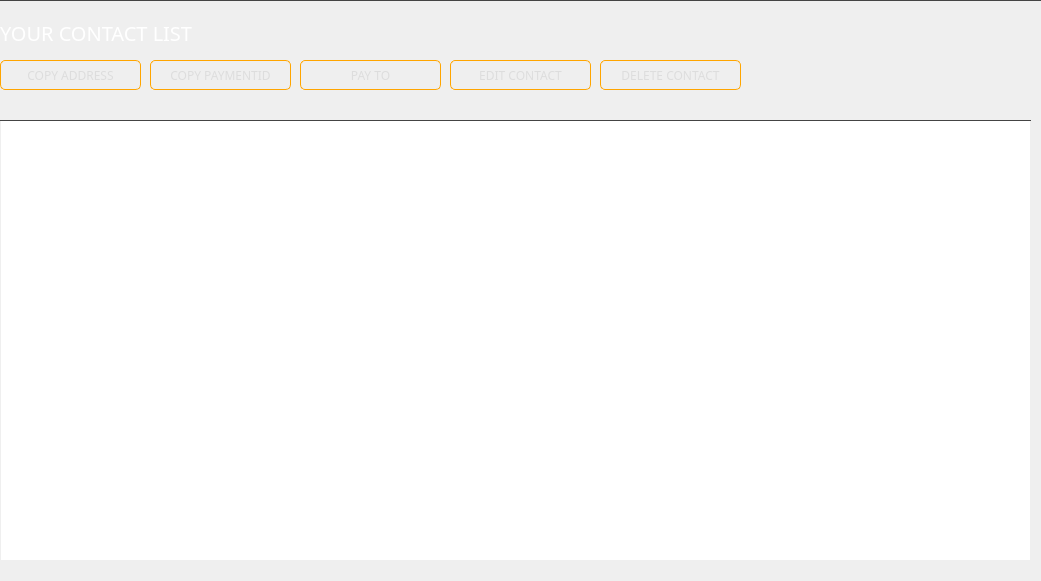
     <widget class="QGroupBox" name="addressBookBox">
      <property name="geometry">
       <rect>
        <x>210</x>
        <y>105</y>
        <width>1041</width>
        <height>581</height>
       </rect>
      </property>
      <property name="styleSheet">
       <string notr="true">border-top: 1px solid #444;</string>
      </property>
      <property name="title">
       <string/>
      </property>
      <widget class="QLabel" name="label_24">
       <property name="geometry">
        <rect>
         <x>0</x>
         <y>20</y>
         <width>241</width>
         <height>25</height>
        </rect>
       </property>
       <property name="font">
        <font>
         <family>Poppins</family>
         <pointsize>-1</pointsize>
        </font>
       </property>
       <property name="styleSheet">
        <string notr="true">color: #fff;
background: transparent;
font-size: 20px;
font-family: Poppins;
border: none;
text-align: left;
</string>
       </property>
       <property name="text">
        <string>YOUR CONTACT LIST</string>
       </property>
      </widget>
      <widget class="QTreeView" name="m_addressBookView">
       <property name="geometry">
        <rect>
         <x>0</x>
         <y>120</y>
         <width>1031</width>
         <height>441</height>
        </rect>
       </property>
       <property name="styleSheet">
        <string notr="true">QHeaderView::section {
	color: white;
	font-weight: bold;
	background-color: #282d31;
	font-family: 'Poppins';
    border-top: none;
	font-size: 14px;
 	border-bottom: 1px solid #444;
   	height: 37px;
}

QTreeView {
	font-family: 'Poppins';
border: none;
    color: #ccc;
font-size: 14px;
    height: 37px;
background-color: #282d31;
}

QTreeView::item {
	font-family: 'Poppins';
    color: #ccc;
	font-size: 14px;
    height: 37px;
}

QTreeView::branch:selected {
  background-color: orange;
font-size: 14px;
  color: black;
}

QWidget:item:selected {
	font-family: 'Poppins';
background-color: #555;
font-size: 14px;
  color: #ccc;
}

border: none;
font-size: 14px;
font-family: 'Poppins';
color: #ccc;
</string>
       </property>
       <property name="sizeAdjustPolicy">
        <enum>QAbstractScrollArea::AdjustToContents</enum>
       </property>
       <property name="alternatingRowColors">
        <bool>false</bool>
       </property>
       <property name="indentation">
        <number>0</number>
       </property>
       <property name="rootIsDecorated">
        <bool>false</bool>
       </property>
       <property name="sortingEnabled">
        <bool>true</bool>
       </property>
       <attribute name="headerDefaultSectionSize">
        <number>150</number>
       </attribute>
       <attribute name="headerStretchLastSection">
        <bool>false</bool>
       </attribute>
      </widget>
      <widget class="QPushButton" name="m_copyAddressButton_2">
       <property name="geometry">
        <rect>
         <x>0</x>
         <y>60</y>
         <width>141</width>
         <height>30</height>
        </rect>
       </property>
       <property name="font">
        <font>
         <family>Poppins</family>
         <pointsize>-1</pointsize>
        </font>
       </property>
       <property name="styleSheet">
        <string notr="true">color: #ddd; border: 1px solid orange; font-size: 12px; border-radius: 5px; font-family: 'Poppins';</string>
       </property>
       <property name="text">
        <string>COPY ADDRESS</string>
       </property>
      </widget>
      <widget class="QPushButton" name="m_copyPaymentIdButton">
       <property name="geometry">
        <rect>
         <x>150</x>
         <y>60</y>
         <width>141</width>
         <height>30</height>
        </rect>
       </property>
       <property name="font">
        <font>
         <family>Poppins</family>
         <pointsize>-1</pointsize>
        </font>
       </property>
       <property name="styleSheet">
        <string notr="true">color: #ddd; border: 1px solid orange; font-size: 12px; border-radius: 5px; font-family: 'Poppins';</string>
       </property>
       <property name="text">
        <string>COPY PAYMENTID</string>
       </property>
      </widget>
      <widget class="QPushButton" name="m_payToButton">
       <property name="geometry">
        <rect>
         <x>300</x>
         <y>60</y>
         <width>141</width>
         <height>30</height>
        </rect>
       </property>
       <property name="font">
        <font>
         <family>Poppins</family>
         <pointsize>-1</pointsize>
        </font>
       </property>
       <property name="styleSheet">
        <string notr="true">color: #ddd; border: 1px solid orange; font-size: 12px; border-radius: 5px; font-family: 'Poppins';</string>
       </property>
       <property name="text">
        <string>PAY TO</string>
       </property>
      </widget>
      <widget class="QPushButton" name="m_editAddressButton">
       <property name="geometry">
        <rect>
         <x>450</x>
         <y>60</y>
         <width>141</width>
         <height>30</height>
        </rect>
       </property>
       <property name="font">
        <font>
         <family>Poppins</family>
         <pointsize>-1</pointsize>
        </font>
       </property>
       <property name="styleSheet">
        <string notr="true">color: #ddd; border: 1px solid orange; font-size: 12px; border-radius: 5px; font-family: 'Poppins';</string>
       </property>
       <property name="text">
        <string>EDIT CONTACT</string>
       </property>
      </widget>
      <widget class="QPushButton" name="m_deleteAddressButton">
       <property name="geometry">
        <rect>
         <x>600</x>
         <y>60</y>
         <width>141</width>
         <height>30</height>
        </rect>
       </property>
       <property name="font">
        <font>
         <family>Poppins</family>
         <pointsize>-1</pointsize>
        </font>
       </property>
       <property name="styleSheet">
        <string notr="true">color: #ddd; border: 1px solid orange; font-size: 12px; border-radius: 5px; font-family: 'Poppins';</string>
       </property>
       <property name="text">
        <string>DELETE CONTACT</string>
       </property>
      </widget>
     </widget>
